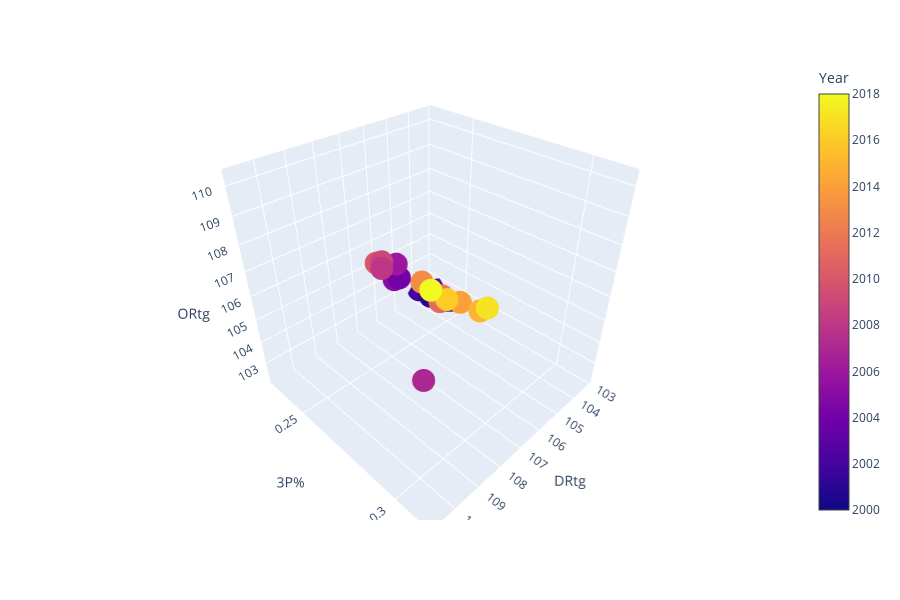

Notebook code cell kept with this figure:
### Code cell
fig = px.scatter_3d(dftest2, x='DRtg', y='3P%', z='ORtg', color='Year',
              )
fig.show()

### Figure 1 — Plotly figure (JSON) as saved in the notebook; plotly's stock layout.template omitted (floating-point values rounded to 4 significant figures)
{"data": [{"hoverlabel": {"namelength": 0}, "hovertemplate": "DRtg=%{x}<br>3P%=%{y}<br>ORtg=%{z}<br>Year=%{marker.color}", "legendgroup": "", "marker": {"color": [2000, 2001, 2002, 2003, 2004, 2005, 2006, 2007, 2008, 2009, 2010, 2011, 2012, 2013, 2014, 2015, 2016, 2017, 2018], "coloraxis": "coloraxis", "symbol": "circle"}, "mode": "markers", "name": "", "scene": "scene", "showlegend": false, "type": "scatter3d", "x": [103.4, 105.0, 103.9, 103.1, 106.3, 106.2, 106.6, 107.7, 108.4, 107.9, 107.5, 104.9, 106.2, 106.9, 106.0, 106.6, 108.9, 108.8, 110.7], "y": [0.243, 0.2501, 0.2305, 0.2353, 0.2478, 0.2438, 0.2497, 0.2761, 0.2656, 0.2582, 0.25, 0.2549, 0.2696, 0.2668, 0.2757, 0.2907, 0.2991, 0.3124, 0.3128], "z": [102.3, 103.9, 102.7, 102.5, 105.3, 105.0, 106.2, 103.0, 107.6, 107.2, 106.6, 103.8, 105.6, 106.4, 105.4, 106.2, 108.3, 108.7, 110.3]}], "layout": {"coloraxis": {"colorbar": {"title": {"text": "Year"}}, "colorscale": [[0, "#0d0887"], [0.1111, "#46039f"], [0.2222, "#7201a8"], [0.3333, "#9c179e"], [0.4444, "#bd3786"], [0.5556, "#d8576b"], [0.6667, "#ed7953"], [0.7778, "#fb9f3a"], [0.8889, "#fdca26"], [1, "#f0f921"]]}, "height": 600, "legend": {"tracegroupgap": 0}, "margin": {"t": 60}, "scene": {"domain": {"x": [0, 0.98], "y": [0, 1]}, "xaxis": {"title": {"text": "DRtg"}}, "yaxis": {"title": {"text": "3P%"}}, "zaxis": {"title": {"text": "ORtg"}}}}}
